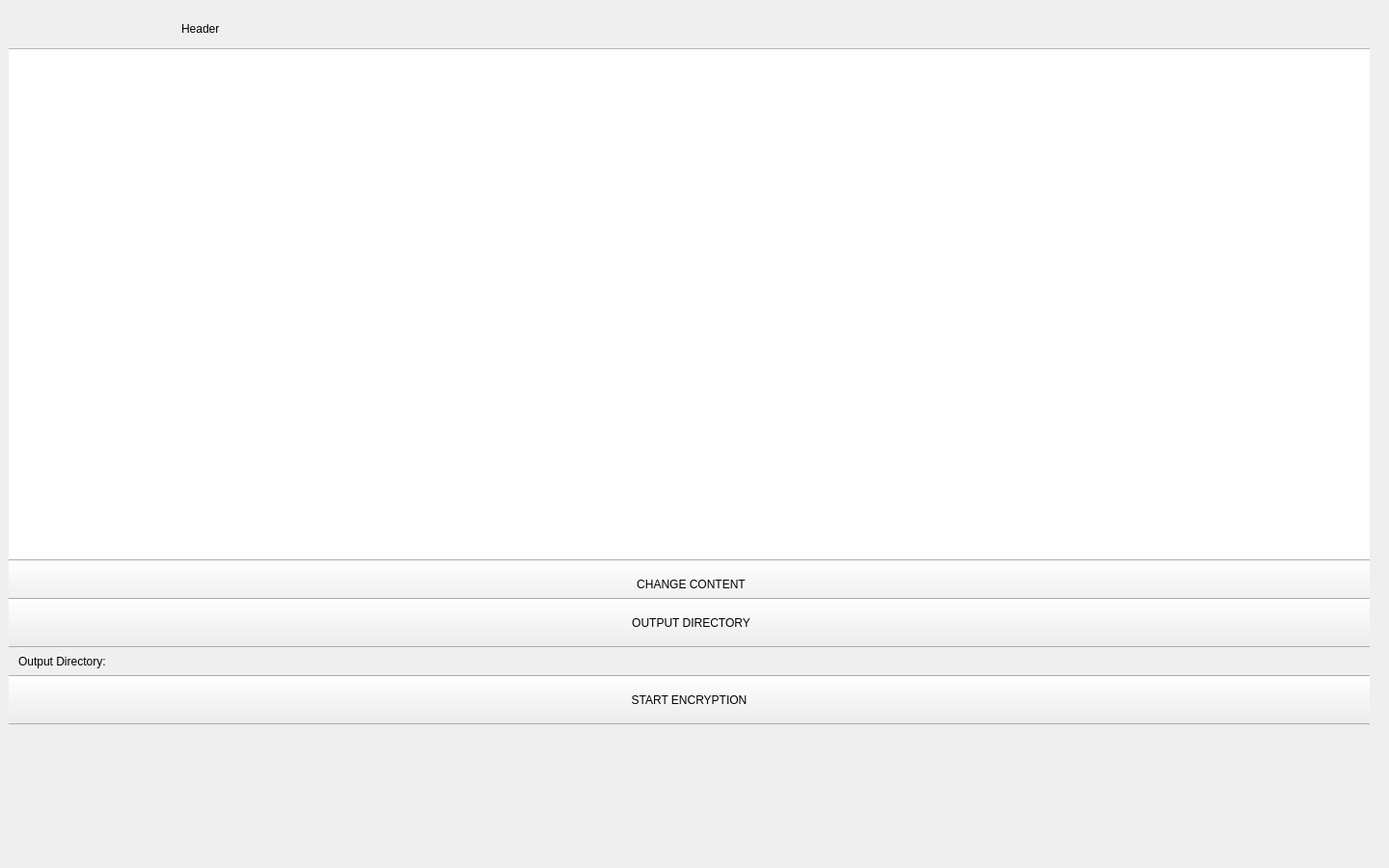
<?xml version="1.0" encoding="UTF-8"?>
<ui version="4.0">
 <class>Encryptor</class>
 <widget class="QWidget" name="Encryptor">
  <property name="geometry">
   <rect>
    <x>0</x>
    <y>0</y>
    <width>1440</width>
    <height>900</height>
   </rect>
  </property>
  <property name="windowTitle">
   <string>Form</string>
  </property>
  <widget class="QWidget" name="verticalLayoutWidget">
   <property name="geometry">
    <rect>
     <x>9</x>
     <y>10</y>
     <width>1411</width>
     <height>741</height>
    </rect>
   </property>
   <layout class="QVBoxLayout" name="verticalLayout">
    <item>
     <widget class="QWidget" name="widget" native="true">
      <widget class="QLabel" name="productLabel">
       <property name="geometry">
        <rect>
         <x>179</x>
         <y>10</y>
         <width>961</width>
         <height>20</height>
        </rect>
       </property>
       <property name="text">
        <string>Header</string>
       </property>
      </widget>
      <widget class="QListWidget" name="encryptorListWidget">
       <property name="geometry">
        <rect>
         <x>-5</x>
         <y>40</y>
         <width>1421</width>
         <height>531</height>
        </rect>
       </property>
      </widget>
      <widget class="QPushButton" name="changeContentButton">
       <property name="geometry">
        <rect>
         <x>-8</x>
         <y>570</y>
         <width>1431</width>
         <height>51</height>
        </rect>
       </property>
       <property name="text">
        <string>CHANGE CONTENT</string>
       </property>
      </widget>
      <widget class="QPushButton" name="outputDirectoryButton">
       <property name="geometry">
        <rect>
         <x>-8</x>
         <y>610</y>
         <width>1431</width>
         <height>51</height>
        </rect>
       </property>
       <property name="text">
        <string>OUTPUT DIRECTORY</string>
       </property>
      </widget>
      <widget class="QPushButton" name="startEncryptionButton">
       <property name="geometry">
        <rect>
         <x>-10</x>
         <y>690</y>
         <width>1431</width>
         <height>51</height>
        </rect>
       </property>
       <property name="text">
        <string>START ENCRYPTION</string>
       </property>
      </widget>
      <widget class="QLabel" name="outputDirectoryLabel">
       <property name="geometry">
        <rect>
         <x>10</x>
         <y>660</y>
         <width>1381</width>
         <height>31</height>
        </rect>
       </property>
       <property name="styleSheet">
        <string notr="true"/>
       </property>
       <property name="text">
        <string>Output Directory: </string>
       </property>
      </widget>
     </widget>
    </item>
   </layout>
  </widget>
 </widget>
 <resources/>
 <connections/>
</ui>
